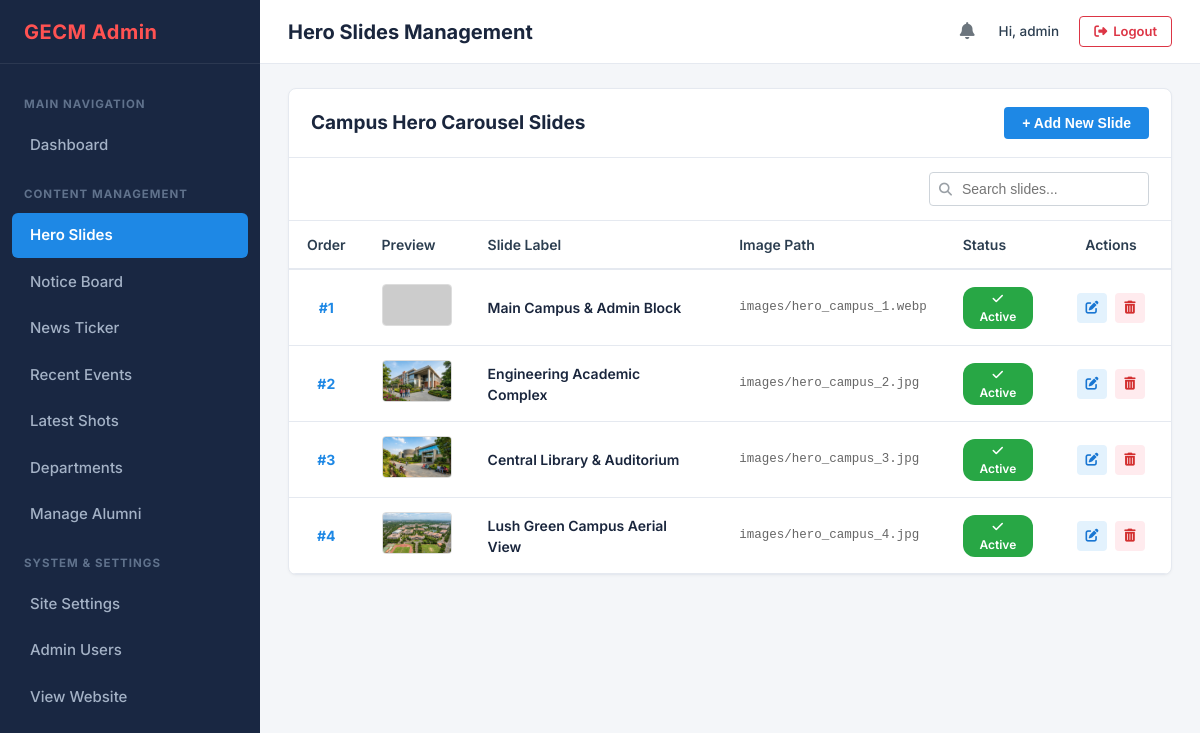
/admin/hero.php (signed in), run on an earlier commit of the app's database.
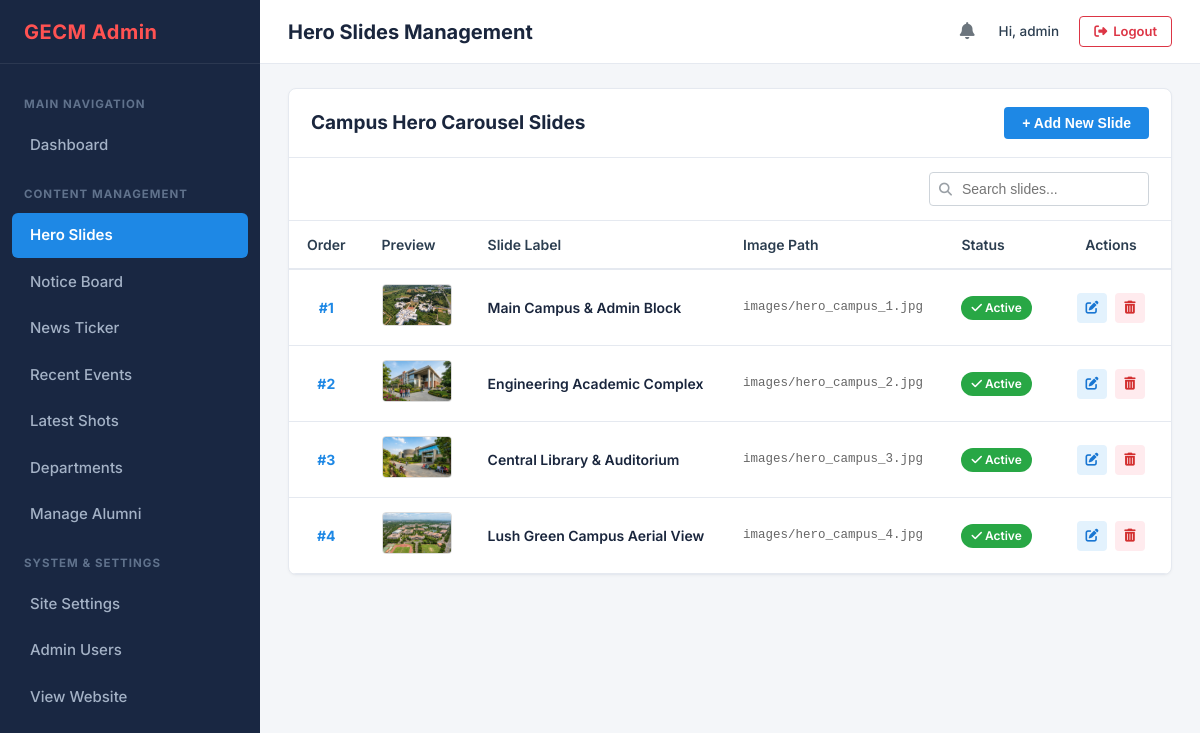
And on a later commit of the database.
### tables this page shows
CREATE TABLE IF NOT EXISTS `hero_slides` (
    `id` INT AUTO_INCREMENT PRIMARY KEY,
    `title` VARCHAR(255) NOT NULL DEFAULT 'Welcome to Government Engineering College, Modasa',
    `subtitle` VARCHAR(255) DEFAULT 'Affiliated to Gujarat Technological University (GTU) • Approved by AICTE, New Delhi',
    `image_url` VARCHAR(255) NOT NULL,
    `label` VARCHAR(150) DEFAULT NULL,
    `virtual_tour_url` VARCHAR(255) DEFAULT '#',
    `display_order` INT NOT NULL DEFAULT 0,
    `is_active` TINYINT(1) NOT NULL DEFAULT 1,
    `created_at` TIMESTAMP DEFAULT CURRENT_TIMESTAMP,
    `updated_at` TIMESTAMP DEFAULT CURRENT_TIMESTAMP ON UPDATE CURRENT_TIMESTAMP,
    INDEX `idx_hero_status_order` (`is_active`, `display_order`)
);

### admin/includes/auth.php (called while the page is built, shortened)
<?php
function getLoggedInAdmin() {
    return [
        'id'       => $_SESSION['admin_id'] ?? 1,
        'username' => $_SESSION['admin_username'] ?? 'admin',
        'role'     => $_SESSION['admin_role'] ?? 'super_admin'
    ];
}

### admin/includes/upload_helper.php (called while the page is built, shortened)
<?php
function getAdminImageSrc($path) {
    return '../' . ltrim($path, '/');
}

### admin/hero.php (the view, shortened to what this page needs)
<?php
require_once __DIR__ . '/includes/auth.php';
require_once __DIR__ . '/includes/upload_helper.php';
$pdo = getDBConnection();
$slides = [];
if ($pdo) {
    $stmt = $pdo->query("SELECT * FROM hero_slides ORDER BY display_order ASC, id ASC");
    $slides = $stmt->fetchAll();
}
$current_page = 'hero';
$page_title = 'Hero Slides Management';
require_once __DIR__ . '/includes/header.php';
?>
<div class="admin-card">
    <div class="card-top">
        <div class="card-title-group">
            <h2 class="card-title">Campus Hero Carousel Slides</h2>
        </div>
        <button type="button" class="btn-add-new" onclick="openModal('addSlideModal')">
            + Add New Slide
        </button>
    </div>
    <div class="card-actions-row">
        <div class="card-filters" style="margin-left: auto;">
            <div class="search-input-group">
                <i class="fas fa-search"></i>
                <input type="text" class="search-input" placeholder="Search slides..." data-table-search="heroTable">
            </div>
        </div>
    </div>
    <div class="table-responsive">
        <table class="admin-table" id="heroTable">
            <thead>
                <tr>
                    <th style="width: 60px;">Order</th>
                    <th style="width: 100px;">Preview</th>
                    <th>Slide Label</th>
                    <th>Image Path</th>
                    <th>Status</th>
                    <th style="width: 120px; text-align: center;">Actions</th>
                </tr>
            </thead>
            <tbody>
                <?php foreach ($slides as $row): ?>
                <tr data-status="<?= $row['is_active'] ? 'active' : 'inactive' ?>">
                    <td style="font-weight: 700; color: #1e88e5; text-align: center;">#<?= $row['display_order'] ?></td>
                    <td>
                        <img src="<?= htmlspecialchars(getAdminImageSrc($row['image_url'])) ?>" alt="Preview" style="width: 70px; height: 42px; object-fit: cover; border-radius: 4px; border: 1px solid #ddd;" onerror="this.src='https://via.placeholder.com/70x42?text=Slide';">
                    </td>
                    <td style="font-weight: 600; color: #1a263d;">
                        <?= htmlspecialchars($row['label']) ?>
                    </td>
                    <td style="font-family: monospace; font-size: 12.5px; color: #666;">
                        <?= htmlspecialchars($row['image_url']) ?>
                    </td>
                    <td>
                        <a href="hero.php?toggle=<?= $row['id'] ?>" title="Click to toggle status">
                            <?php if ($row['is_active']): ?>
                                <span class="badge badge-success"><i class="fas fa-check"></i> Active</span>
                            <?php else: ?>
                                <span class="badge badge-secondary"><i class="fas fa-eye-slash"></i> Inactive</span>
                            <?php endif; ?>
                        </a>
                    </td>
                    <td style="text-align: center;">
                        <div class="table-actions" style="justify-content: center;">
                            <a href="hero.php?edit=<?= $row['id'] ?>" class="btn-table-action btn-edit" title="Edit">
                                <i class="fas fa-edit"></i>
                            </a>
                            <a href="hero.php?delete=<?= $row['id'] ?>" class="btn-table-action btn-delete" title="Delete" onclick="return confirm('Are you sure you want to delete this slide?');">
                                <i class="fas fa-trash-alt"></i>
                            </a>
                        </div>
                    </td>
                </tr>
                <?php endforeach; ?>
            </tbody>
        </table>
    </div>
</div>
<?php require_once __DIR__ . '/includes/footer.php'; ?>

### admin/includes/header.php (shortened to what this page needs)
<?php
require_once __DIR__ . '/auth.php';
$admin = getLoggedInAdmin();
$current_page = $current_page ?? 'dashboard';
$page_title = $page_title ?? 'Dashboard Overview';
?>
<!DOCTYPE html>
<html lang="en">
<head>
    <link rel="stylesheet" href="https://cdnjs.cloudflare.com/ajax/libs/font-awesome/6.5.1/css/all.min.css">
    <link rel="stylesheet" href="css/admin.css">
</head>
<body>
    <div class="admin-layout">
        <aside class="admin-sidebar" id="adminSidebar">
            <div class="sidebar-header">
                <a href="dashboard.php" class="sidebar-brand">
                    GECM Admin
                </a>
            </div>
            <ul class="sidebar-menu">
                <li class="menu-category">Main Navigation</li>
                <li class="menu-item <?= ($current_page === 'dashboard') ? 'active' : '' ?>">
                    <a href="dashboard.php" class="menu-link">
                        <span>Dashboard</span>
                    </a>
                </li>
                <li class="menu-category">Content Management</li>
                <li class="menu-item <?= ($current_page === 'hero') ? 'active' : '' ?>">
                    <a href="hero.php" class="menu-link">
                        <span>Hero Slides</span>
                    </a>
                </li>
                <li class="menu-item <?= ($current_page === 'notices') ? 'active' : '' ?>">
                    <a href="notices.php" class="menu-link">
                        <span>Notice Board</span>
                    </a>
                </li>
                <li class="menu-item <?= ($current_page === 'ticker') ? 'active' : '' ?>">
                    <a href="ticker.php" class="menu-link">
                        <span>News Ticker</span>
                    </a>
                </li>
                <li class="menu-item <?= ($current_page === 'events') ? 'active' : '' ?>">
                    <a href="events.php" class="menu-link">
                        <span>Recent Events</span>
                    </a>
                </li>
                <li class="menu-item <?= ($current_page === 'shots') ? 'active' : '' ?>">
                    <a href="shots.php" class="menu-link">
                        <span>Latest Shots</span>
                    </a>
                </li>
                <li class="menu-item <?= ($current_page === 'departments') ? 'active' : '' ?>">
                    <a href="departments.php" class="menu-link">
                        <span>Departments</span>
                    </a>
                </li>
                <li class="menu-item <?= ($current_page === 'alumni') ? 'active' : '' ?>">
                    <a href="alumni.php" class="menu-link">
                        <span>Manage Alumni</span>
                    </a>
                </li>
                <li class="menu-category">System & Settings</li>
                <li class="menu-item <?= ($current_page === 'settings') ? 'active' : '' ?>">
                    <a href="settings.php" class="menu-link">
                        <span>Site Settings</span>
                    </a>
                </li>
                <li class="menu-item <?= ($current_page === 'admins') ? 'active' : '' ?>">
                    <a href="admins.php" class="menu-link">
                        <span>Admin Users</span>
                    </a>
                </li>
                <li class="menu-item">
                    <a href="../index.php" target="_blank" class="menu-link">
                        <span>View Website</span>
                    </a>
                </li>
            </ul>
        </aside>
        <div class="admin-main">
            <header class="admin-topbar">
                <div class="topbar-left">
                    <h1 class="page-title"><?= htmlspecialchars($page_title) ?></h1>
                </div>
                <div class="topbar-right">
                    <div class="topbar-bell" title="Notifications">
                        <i class="fas fa-bell"></i>
                    </div>
                    <div class="topbar-user">
                        Hi, <?= htmlspecialchars($admin['username']) ?>
                    </div>
                    <a href="logout.php" class="btn-logout">
                        <i class="fas fa-sign-out-alt"></i> Logout
                    </a>
                </div>
            </header>
            <main class="admin-content">

### admin/includes/footer.php (shortened to what this page needs)
        </main>
    </div>
</div>
</body>
</html>

What changed in the data, as far as the page shows it:
changed hero_slides "Main Campus & Admin Block": image_url: picture added in place of a placeholder; image_url "images/hero_campus_1.webp" → "images/hero_campus_1.jpg"
